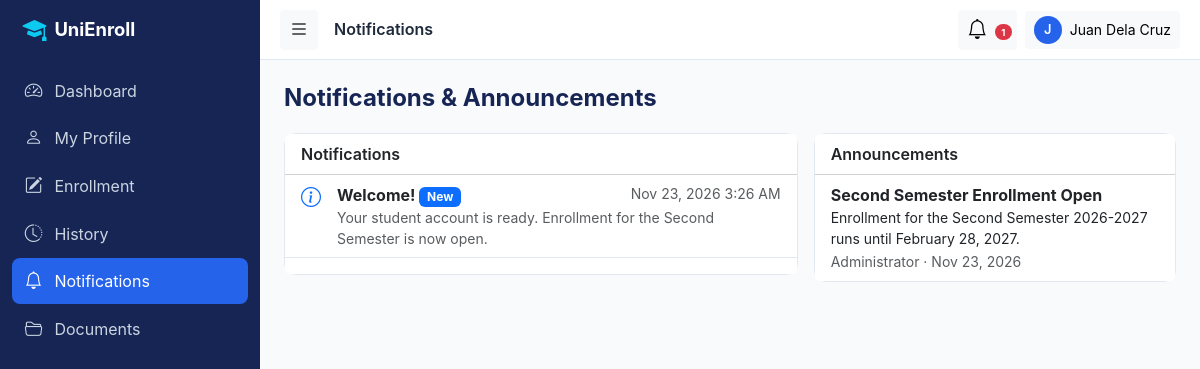
Screenshot of /student/notifications.php (signed in) with the database file from the repository.
### tables this page shows
CREATE TABLE notifications (
  id         INT UNSIGNED AUTO_INCREMENT PRIMARY KEY,
  user_id    INT UNSIGNED NOT NULL,
  type       ENUM('info','success','warning','danger') NOT NULL DEFAULT 'info',
  title      VARCHAR(150) NOT NULL,
  message    TEXT NOT NULL,
  link       VARCHAR(255) NULL,
  is_read    TINYINT(1) NOT NULL DEFAULT 0,
  created_at TIMESTAMP NOT NULL DEFAULT CURRENT_TIMESTAMP,
  KEY idx_notifications_user_read (user_id, is_read, created_at),
  CONSTRAINT fk_notifications_user FOREIGN KEY (user_id)
    REFERENCES users(id) ON UPDATE CASCADE ON DELETE CASCADE
);

CREATE TABLE announcements (
  id         INT UNSIGNED AUTO_INCREMENT PRIMARY KEY,
  author_id  INT UNSIGNED NOT NULL,                     
  subject_id INT UNSIGNED NULL,                         
  audience   ENUM('all','students','teachers') NOT NULL DEFAULT 'all',
  title      VARCHAR(150) NOT NULL,
  body       TEXT NOT NULL,
  created_at TIMESTAMP NOT NULL DEFAULT CURRENT_TIMESTAMP,
  updated_at TIMESTAMP NOT NULL DEFAULT CURRENT_TIMESTAMP ON UPDATE CURRENT_TIMESTAMP,
  KEY idx_announcements_subject (subject_id),
  KEY idx_announcements_created (created_at),
  CONSTRAINT fk_announcements_author FOREIGN KEY (author_id)
    REFERENCES users(id) ON UPDATE CASCADE ON DELETE CASCADE,
  CONSTRAINT fk_announcements_subject FOREIGN KEY (subject_id)
    REFERENCES subjects(id) ON UPDATE CASCADE ON DELETE CASCADE
);

### includes/auth_check.php (called while the page is built, shortened)
<?php
function require_login(): array
{
    $pdo  = Database::getConnection();
    $stmt = $pdo->prepare('SELECT id, username, role, status FROM users WHERE id = ?');
    $stmt->execute([$_SESSION['user_id']]);
    $user = $stmt->fetch();
    $user['name'] = $_SESSION['display_name'] ?? $user['username'];
    return $user;
}
function require_role($roles): array
{
    $roles = (array)$roles;
    $user  = require_login();
        ?>
        <?php
    return $user;
}

### includes/functions.php (called while the page is built, shortened)
<?php
function e($value): string
{
    return htmlspecialchars((string)$value, ENT_QUOTES, 'UTF-8');
}
function format_date(?string $date, string $format = 'M d, Y'): string
{
    return $date ? date($format, strtotime($date)) : '—';
}
function scalar(PDO $pdo, string $sql, array $params = [])
{
    $stmt = $pdo->prepare($sql);
    $stmt->execute($params);
    return $stmt->fetchColumn();
}
function paginate(int $total, int $page, int $perPage = PER_PAGE): array
{
    $pages = max(1, (int)ceil($total / $perPage));
    $page  = min(max(1, $page), $pages);
    return ['total' => $total, 'page' => $page, 'pages' => $pages, 'perPage' => $perPage, 'offset' => ($page - 1) * $perPage];
}

### student/notifications.php (the view, shortened to what this page needs)
<?php
require_once __DIR__ . '/../includes/auth_check.php';
$user = require_role('student');
$pdo  = Database::getConnection();
$me   = student_by_user($pdo, (int)$user['id']);
$total = (int)scalar($pdo, 'SELECT COUNT(*) FROM notifications WHERE user_id = ?', [$user['id']]);
$pg = paginate($total, (int)($_GET['page'] ?? 1), 15);
$n = $pdo->prepare("SELECT * FROM notifications WHERE user_id = ? ORDER BY id DESC LIMIT {$pg['perPage']} OFFSET {$pg['offset']}");
$n->execute([$user['id']]);
$notes = $n->fetchAll();
$a = $pdo->prepare(
    "SELECT a.*, COALESCE(CONCAT(t.first_name, ' ', t.last_name), 'Administrator') AS author, c.code AS subject_code
     FROM announcements a LEFT JOIN teachers t ON t.user_id = a.author_id
     LEFT JOIN subjects sb ON sb.id = a.subject_id LEFT JOIN courses c ON c.id = sb.course_id
     WHERE (a.subject_id IS NULL AND a.audience IN ('all', 'students'))
        OR a.subject_id IN (SELECT ed.subject_id FROM enrollment_details ed JOIN enrollments e ON e.id = ed.enrollment_id WHERE e.student_id = ? AND e.status = 'approved')
     ORDER BY a.created_at DESC LIMIT 20"
);
$a->execute([$me['id']]);
$announcements = $a->fetchAll();
require_once __DIR__ . '/../includes/header.php';
$colors = ['info' => 'primary', 'success' => 'success', 'warning' => 'warning', 'danger' => 'danger'];
$icons  = ['info' => 'info-circle', 'success' => 'check-circle', 'warning' => 'exclamation-triangle', 'danger' => 'x-circle'];
?>
<div class="page-header"><h4>Notifications &amp; Announcements</h4></div>
<div class="row g-3">
  <div class="col-lg-7"><div class="card"><div class="card-header bg-white fw-semibold">Notifications</div>
    <?php if (!$notes): ?><div class="empty-state"><i class="bi bi-bell-slash"></i>You have no notifications.</div><?php else: ?>
    <div class="list-group list-group-flush"><?php foreach ($notes as $x): $c = $colors[$x['type']] ?? 'primary'; ?>
      <div class="list-group-item d-flex gap-3"><i class="bi bi-<?= $icons[$x['type']] ?? 'info-circle' ?> text-<?= $c ?> fs-5"></i>
        <div class="flex-fill"><div class="d-flex justify-content-between"><strong><?= e($x['title']) ?> <?php if (!$x['is_read']): ?><span class="badge text-bg-primary">New</span><?php endif; ?></strong>
          <small class="text-muted"><?= e(format_date($x['created_at'], 'M d, Y g:i A')) ?></small></div>
          <div class="text-muted small"><?= e($x['message']) ?></div>
          <?php if ($x['link']): ?><a class="small" href="<?= e(url($x['link'])) ?>">Open</a><?php endif; ?></div></div>
    <?php endforeach; ?></div>
    <div class="card-footer bg-white"><?= render_pagination($pg) ?></div><?php endif; ?></div></div>
  <div class="col-lg-5"><div class="card"><div class="card-header bg-white fw-semibold">Announcements</div>
    <?php if (!$announcements): ?><div class="empty-state"><i class="bi bi-megaphone"></i>No announcements.</div><?php else: ?>
    <div class="list-group list-group-flush"><?php foreach ($announcements as $x): ?>
      <div class="list-group-item"><div class="d-flex justify-content-between"><strong><?= e($x['title']) ?></strong>
        <?php if ($x['subject_code']): ?><span class="badge text-bg-info"><?= e($x['subject_code']) ?></span><?php endif; ?></div>
        <div class="small"><?= nl2br(e($x['body'])) ?></div>
        <small class="text-muted"><?= e($x['author']) ?> · <?= e(format_date($x['created_at'], 'M d, Y')) ?></small></div>
    <?php endforeach; ?></div><?php endif; ?></div></div>
</div>
<?php
require_once __DIR__ . '/../includes/footer.php';

### assets/css/style.css (style rules this page uses)
:root { --navy: #172554; --royal: #2563EB; --cyan: #06B6D4; --bg: #F8FAFC; --card: #FFFFFF; --text: #1E293B; --muted: #64748B; --border: #E2E8F0; --success:#16A34A; --warning:#F59E0B; --danger: #DC2626; --radius: 12px; --sidebar-w: 260px; --transition: .2s ease; }
body { font-family: 'Inter', system-ui, -apple-system, 'Segoe UI', Roboto, sans-serif; background: var(--bg); color: var(--text); }
.card { border: 1px solid var(--border); border-radius: var(--radius); }
.page-header { display: flex; flex-wrap: wrap; gap: .75rem; align-items: center; justify-content: space-between; margin-bottom: 1.25rem; }
.page-header h4 { margin: 0; color: var(--navy); font-weight: 700; }

### rows the page displays
notifications: title "Welcome!", is_read "New", created_at "Nov 23, 2026 3:26 AM", message "Your student account is ready. Enrollment for the Second Semester is now open."
announcements: title "Second Semester Enrollment Open", body "Enrollment for the Second Semester 2026-2027 runs until February 28, 2027.", author "Administrator", created_at "Nov 23, 2026"

### other values shown
$label "Dashboard"
$label "My Profile"
$label "Enrollment"
$label "History"
$label "Notifications"
$label "Documents"
$pageTitle "Notifications"
$_unread "1"
mb_substr($user['name'], 0, 1) "J"
$user['name'] "Juan Dela Cruz"
